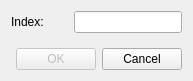
<?xml version="1.0" encoding="UTF-8"?>
<ui version="4.0">
 <class>VChooseCameraDialog</class>
 <widget class="QDialog" name="VChooseCameraDialog">
  <property name="geometry">
   <rect>
    <x>0</x>
    <y>0</y>
    <width>193</width>
    <height>81</height>
   </rect>
  </property>
  <property name="windowTitle">
   <string>Enter camera's index...</string>
  </property>
  <layout class="QVBoxLayout" name="verticalLayout">
   <item>
    <layout class="QHBoxLayout" name="horizontalLayout">
     <item>
      <widget class="QLabel" name="m_label">
       <property name="text">
        <string>Index:</string>
       </property>
      </widget>
     </item>
     <item>
      <spacer name="horizontalSpacer">
       <property name="orientation">
        <enum>Qt::Horizontal</enum>
       </property>
       <property name="sizeHint" stdset="0">
        <size>
         <width>18</width>
         <height>20</height>
        </size>
       </property>
      </spacer>
     </item>
     <item>
      <widget class="QLineEdit" name="m_indexEdit"/>
     </item>
    </layout>
   </item>
   <item>
    <spacer name="verticalSpacer">
     <property name="orientation">
      <enum>Qt::Vertical</enum>
     </property>
     <property name="sizeHint" stdset="0">
      <size>
       <width>20</width>
       <height>11</height>
      </size>
     </property>
    </spacer>
   </item>
   <item>
    <layout class="QHBoxLayout" name="horizontalLayout_2">
     <item>
      <spacer name="horizontalSpacer_2">
       <property name="orientation">
        <enum>Qt::Horizontal</enum>
       </property>
       <property name="sizeHint" stdset="0">
        <size>
         <width>40</width>
         <height>20</height>
        </size>
       </property>
      </spacer>
     </item>
     <item>
      <widget class="QPushButton" name="m_okButton">
       <property name="enabled">
        <bool>false</bool>
       </property>
       <property name="text">
        <string>OK</string>
       </property>
      </widget>
     </item>
     <item>
      <widget class="QPushButton" name="m_cancelButton">
       <property name="text">
        <string>Cancel</string>
       </property>
      </widget>
     </item>
    </layout>
   </item>
  </layout>
 </widget>
 <tabstops>
  <tabstop>m_indexEdit</tabstop>
  <tabstop>m_okButton</tabstop>
  <tabstop>m_cancelButton</tabstop>
 </tabstops>
 <resources/>
 <connections>
  <connection>
   <sender>m_okButton</sender>
   <signal>clicked()</signal>
   <receiver>VChooseCameraDialog</receiver>
   <slot>accept()</slot>
   <hints>
    <hint type="sourcelabel">
     <x>76</x>
     <y>73</y>
    </hint>
    <hint type="destinationlabel">
     <x>30</x>
     <y>72</y>
    </hint>
   </hints>
  </connection>
  <connection>
   <sender>m_cancelButton</sender>
   <signal>clicked()</signal>
   <receiver>VChooseCameraDialog</receiver>
   <slot>reject()</slot>
   <hints>
    <hint type="sourcelabel">
     <x>143</x>
     <y>74</y>
    </hint>
    <hint type="destinationlabel">
     <x>164</x>
     <y>50</y>
    </hint>
   </hints>
  </connection>
 </connections>
</ui>
